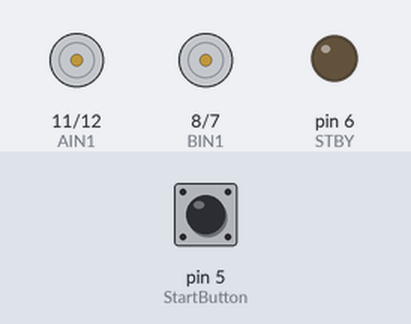
Bench run of a sketch on a simulated Arduino Uno, built with avr-gcc and run on an emulated ATmega328P. Parts: motor-driver pin pairs drawn as motors (green arrow = first pin HIGH = forward, orange = second pin HIGH = backward, longer = more drive, scaled by the enable pin, stopped while the standby pin is LOW), output pins drawn as LEDs (lit = HIGH). The test bench sets the inputs (shaded band); at power-on: pin 5 (StartButton) HIGH.

Above: at 1.2 s.
1.3 s: pin 5 (StartButton) pulled LOW for 0.15 s
At 1.8 s:
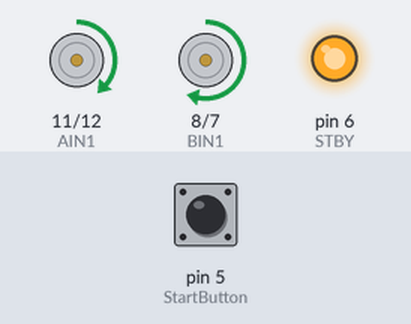
4.4 s: pin 5 (StartButton) pulled LOW for 3.2 s
At 6.72 s:
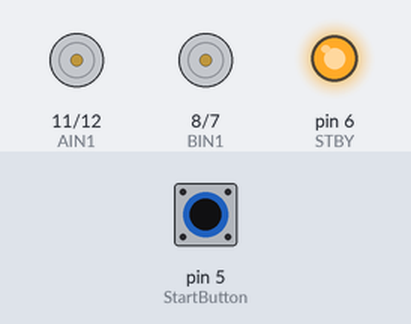
12.1 s: pin 5 (StartButton) pulled LOW for 1 s
At 18.3 s:
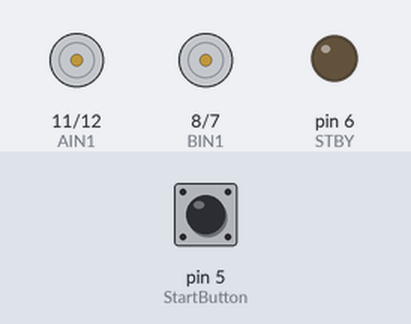
Timing chart, 0 to 19.8 s (numbered marks = the images above; inputs shaded):
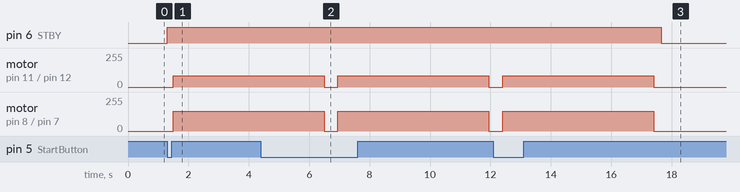

Measured:
- after the input at 1.3 s, pin 6 (STBY): LOW → HIGH at once; motor on pin 11 (AIN1) / pin 12 (AIN2): stopped → forward 85/255 after 0.20 s; motor on pin 8 (BIN1) / pin 7 (BIN2): stopped → forward 150/255 after 0.20 s
- after the input at 4.4 s, pin 6 (STBY): stays HIGH (without the input it goes to LOW after 2.4 s)
- after the input at 12.1 s, pin 6 (STBY): HIGH → LOW after 5.6 s instead of 0.10 s; motor on pin 11 (AIN1) / pin 12 (AIN2): stopped → forward 85/255 after 0.30 s, → stopped 5.0 s later; motor on pin 8 (BIN1) / pin 7 (BIN2): stopped → forward 150/255 after 0.30 s, → stopped 5.0 s later

The sketch:

Lab9_Task6.ino
```cpp
//
//                        Lab9_Task6
//
//
//Name: Keaton Raymond
//Date:10/24/2019
//Class: ECE 1001-005
//
//
//Problem Statement:
//move the bot from 1 corner to the opposite corner in a smooth arc
//
//
//              ^^^^ Algorithm ^^^^
//
//    define variables
//
//    setup function
//      initialize all variables for robot to output
//      initialize button to input
//
//    loop function
//        wait for button to be pressed
//        move both wheels forward, giving more power to one wheel to give it an arc
//        test for proper amount of time it takes, then stop the robot
//

//name robot control pins as variables--wire the Arduino according to the following
const int AIN1 = 11;
const int AIN2 = 12;
const int PWMA = 10;
const int BIN1 = 8;
const int BIN2 = 7;
const int PWMB = 9;
const int STBY = 6;
//connect a button between ground and pin 5
const int StartButton = 5;

void setup()
{
  //assign control pins
  pinMode(AIN1, OUTPUT);
  pinMode(AIN2, OUTPUT);
  pinMode(PWMA, OUTPUT);
  pinMode(BIN1, OUTPUT);
  pinMode(BIN2, OUTPUT);
  pinMode(PWMB, OUTPUT);
  pinMode(STBY, OUTPUT);
  pinMode(StartButton, INPUT_PULLUP);
}

void loop()
{
  //waiting for button to be pressed
  while (digitalRead(StartButton) == HIGH)
  {
    digitalWrite(STBY, LOW);
    delay (10);
  }

  digitalWrite(STBY, HIGH);

  delay(200);

  //Forward at an arc
  digitalWrite(AIN1, HIGH);
  digitalWrite(AIN2, LOW);
  digitalWrite(BIN1, HIGH);
  digitalWrite(BIN2, LOW);
  analogWrite(PWMA, 85);
  analogWrite(PWMB, 150);
  delay(5000);
  //stop
  analogWrite(PWMA, 0);
  analogWrite(PWMB, 0);
  delay(250);

}
```
